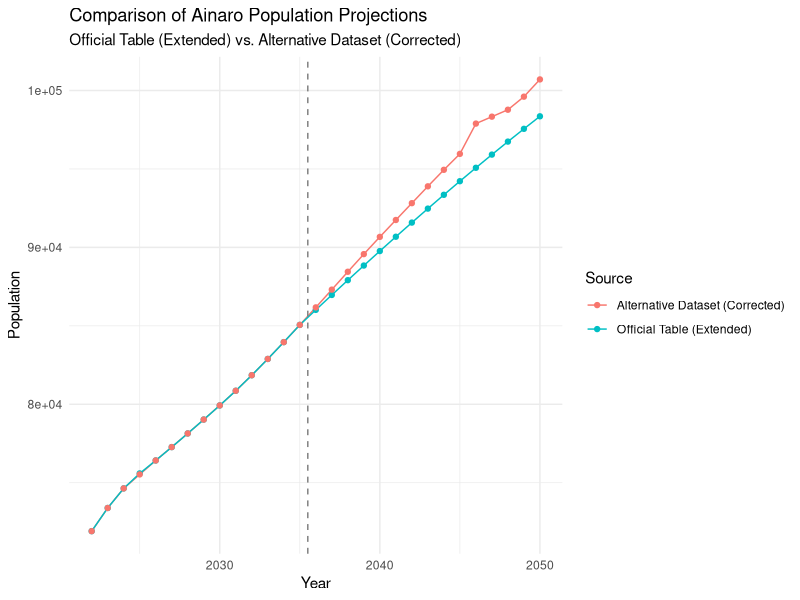
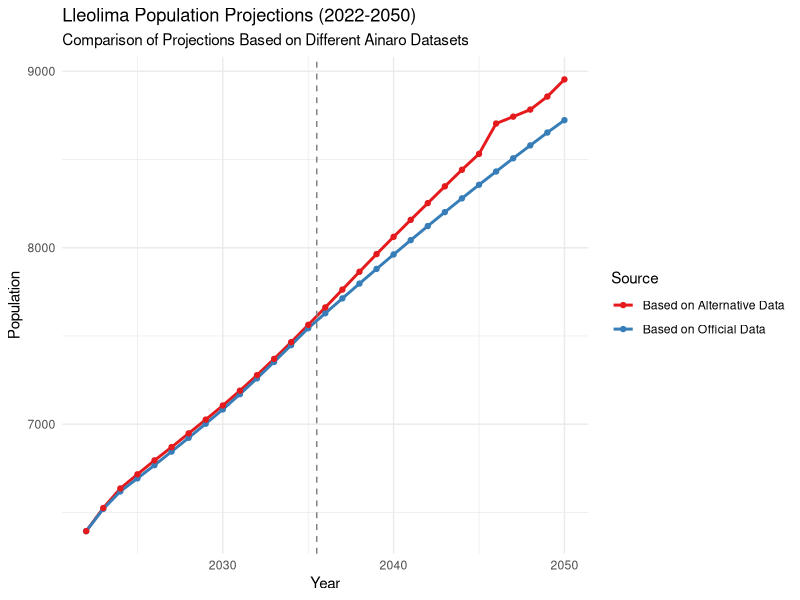
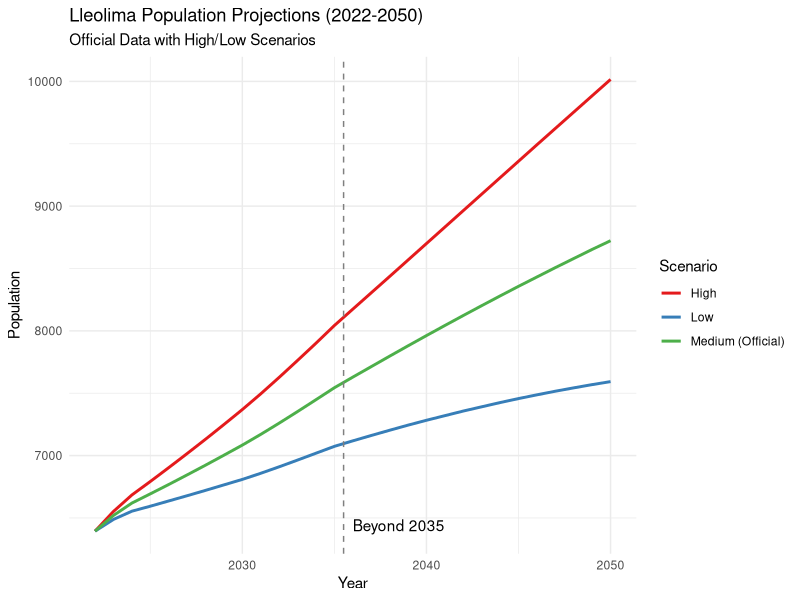
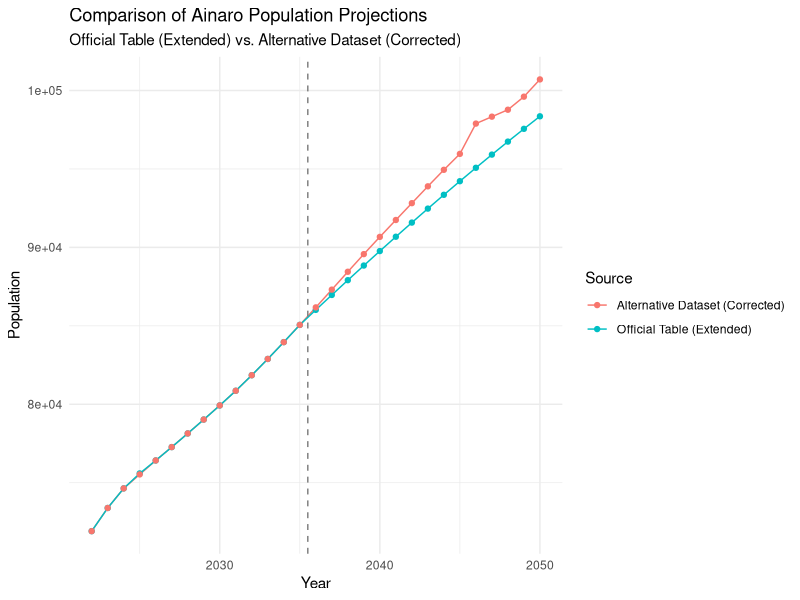
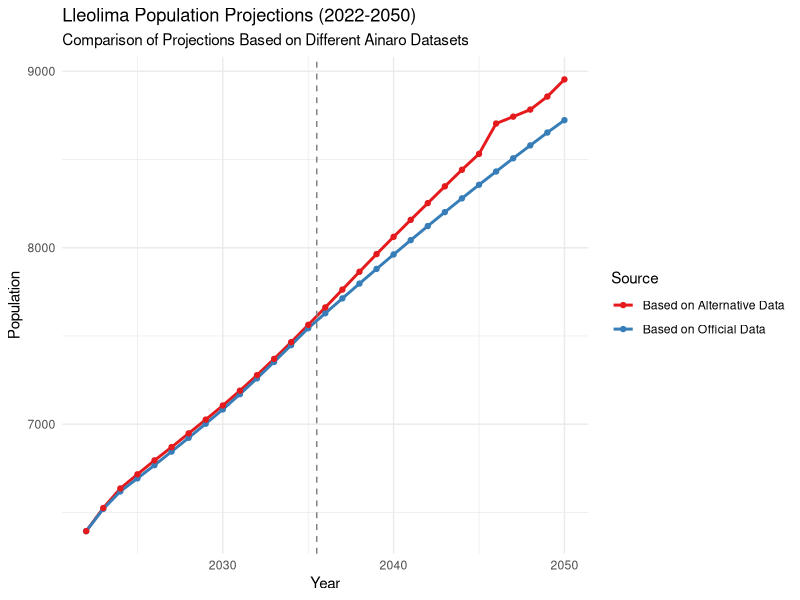
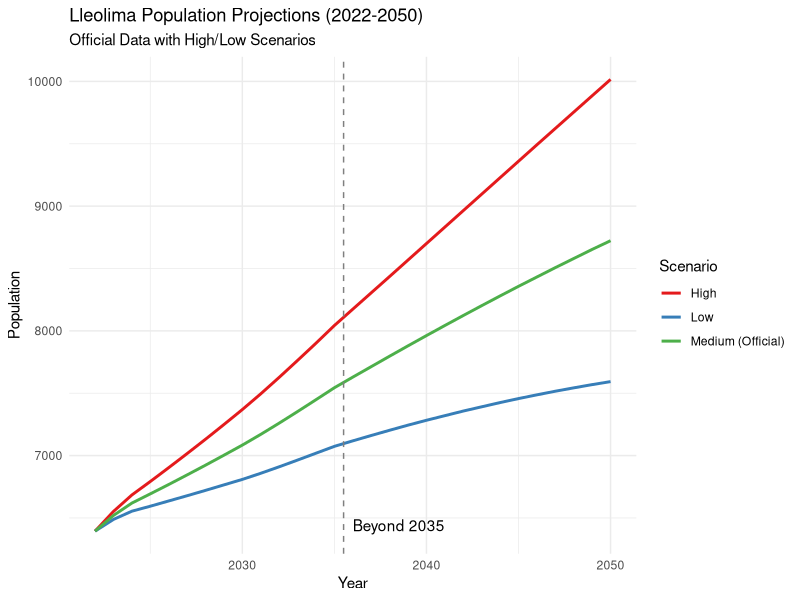

R code for these plots, in order:
# =============================================================================
# Lleolima Population Projections using Ainaro Municipal Population Data
# =============================================================================
# This script projects the population of Lleolima, Timor-Leste from 2022-2050
# using official census data and Ainaro municipal population projections
#
# References:
# 1. Timor-Leste Census 2022: Lleolima population of 6,394
# 2. Official Table: Ainaro Population projections from statistical table (2022-2035)
# 3. Alternative Dataset: Extended population projections for Ainaro (2022-2050)
# =============================================================================

# Load required packages
if (!require("tidyverse")) install.packages("tidyverse")
if (!require("writexl")) install.packages("writexl")

library(tidyverse)
library(writexl)

# Create output directory if it doesn't exist
if (!dir.exists("output")) {
  dir.create("output")
}

# =============================================================================
# STEP 1: Define population projections for Ainaro municipality
# =============================================================================

# Official table data (2022-2035)
ainaro_official_table <- tibble(
  Year = 2022:2035,
  Population_Official = c(
    71911, # 2022
    73387, # 2023
    74637, # 2024
    75591, # 2025
    76417, # 2026
    77269, # 2027
    78139, # 2028
    79024, # 2029
    79924, # 2030
    80859, # 2031
    81850, # 2032
    82887, # 2033
    83960, # 2034
    85058  # 2035
  ),
  Growth_Rate_Official = c(
    NA,    # 2022 (base year)
    1.97,  # 2023
    1.52,  # 2024
    1.11,  # 2025
    1.13,  # 2026
    1.14,  # 2027
    1.14,  # 2028
    1.15,  # 2029
    1.16,  # 2030
    1.21,  # 2031
    1.26,  # 2032
    1.28,  # 2033
    1.29,  # 2034
    1.29   # 2035
  )
)

# Alternative dataset (2022-2050)
ainaro_alternative <- tibble(
  Year = 2022:2050,
  Population_Alternative = c(
    71911, # 2022
    73387, # 2023
    74637, # 2024
    74637, # 2025 (Note: duplicate value with 2024 - potential error)
    76417, # 2026
    77269, # 2027
    78139, # 2028
    79024, # 2029
    79924, # 2030
    80859, # 2031
    81850, # 2032
    82887, # 2033
    83960, # 2034
    85058, # 2035
    86174, # 2036
    87306, # 2037
    88445, # 2038
    89570, # 2039
    90669, # 2040
    91745, # 2041
    92818, # 2042
    93891, # 2043
    94944, # 2044
    95960, # 2045
    97890, # 2046
    97870, # 2047 (Note: slight decrease from 2046 - potential error)
    98774, # 2048
    99606, # 2049
    100706 # 2050
  )
)

# Calculate growth rates for the alternative dataset
ainaro_alternative <- ainaro_alternative %>%
  mutate(
    Previous_Pop = lag(Population_Alternative),
    Growth_Rate_Alternative = ((Population_Alternative / Previous_Pop) - 1) * 100
  ) %>%
  select(-Previous_Pop)

# =============================================================================
# STEP 2: Check for anomalies in the data and create a corrected dataset
# =============================================================================

# Identify and fix potential errors in the alternative dataset
# 1. The 2025 population is identical to 2024 (no growth)
# 2. The 2047 population is slightly less than 2046 (negative growth)

cat("Potential anomalies in Ainaro data:\n")

# Check for duplicate values (zero growth years)
zero_growth <- ainaro_alternative %>%
  filter(Growth_Rate_Alternative == 0) %>%
  select(Year, Population_Alternative, Growth_Rate_Alternative)

if (nrow(zero_growth) > 0) {
  cat("Years with zero growth:\n")
  print(zero_growth)
}

# Check for negative growth
negative_growth <- ainaro_alternative %>%
  filter(Growth_Rate_Alternative < 0) %>%
  select(Year, Population_Alternative, Growth_Rate_Alternative)

if (nrow(negative_growth) > 0) {
  cat("\nYears with negative growth:\n")
  print(negative_growth)
}

# Create a corrected alternative dataset by:
# 1. Interpolating a reasonable value for 2025
# 2. Correcting the 2047 value to maintain positive growth

ainaro_corrected <- ainaro_alternative

# Fix 2025 by interpolation between 2024 and 2026
if (2025 %in% zero_growth$Year) {
  pop_2024 <- ainaro_corrected$Population_Alternative[ainaro_corrected$Year == 2024]
  pop_2026 <- ainaro_corrected$Population_Alternative[ainaro_corrected$Year == 2026]
  
  # Simple linear interpolation
  pop_2025 <- pop_2024 + (pop_2026 - pop_2024) / 2
  
  ainaro_corrected$Population_Alternative[ainaro_corrected$Year == 2025] <- pop_2025
}

# Fix 2047 if it shows negative growth
if (2047 %in% negative_growth$Year) {
  pop_2046 <- ainaro_corrected$Population_Alternative[ainaro_corrected$Year == 2046]
  pop_2048 <- ainaro_corrected$Population_Alternative[ainaro_corrected$Year == 2048]
  
  # Simple linear interpolation
  pop_2047 <- pop_2046 + (pop_2048 - pop_2046) / 2
  
  ainaro_corrected$Population_Alternative[ainaro_corrected$Year == 2047] <- pop_2047
}

# Recalculate growth rates for the corrected dataset
ainaro_corrected <- ainaro_corrected %>%
  mutate(
    Previous_Pop = lag(Population_Alternative),
    Growth_Rate_Alternative = ((Population_Alternative / Previous_Pop) - 1) * 100
  ) %>%
  select(-Previous_Pop)

# =============================================================================
# STEP 3: Extrapolate the official table projections to 2050
# =============================================================================

# For the official table, we need to extend the projections from 2035 to 2050
# We'll use a simple linear model based on the observed growth rates

# Fit a linear model to the official growth rates (excluding NA for 2022)
official_growth_data <- ainaro_official_table %>%
  filter(!is.na(Growth_Rate_Official))

official_growth_model <- lm(Growth_Rate_Official ~ Year, data = official_growth_data)

# Create a data frame for future years (2036-2050)
future_years <- tibble(Year = 2036:2050)

# Predict growth rates for future years (ensure they don't go below 0.5%)
future_growth_rates <- predict(official_growth_model, future_years)
future_growth_rates <- pmax(future_growth_rates, 0.5)

# Start with the 2035 population
extended_pop <- ainaro_official_table$Population_Official[14]  # 2035 population

# Calculate future populations using the predicted growth rates
future_populations <- numeric(length(future_years$Year))

for (i in 1:length(future_years$Year)) {
  extended_pop <- extended_pop * (1 + future_growth_rates[i]/100)
  future_populations[i] <- extended_pop
}

# Create extended official dataset
ainaro_official_extended <- bind_rows(
  ainaro_official_table,
  tibble(
    Year = future_years$Year,
    Population_Official = future_populations,
    Growth_Rate_Official = future_growth_rates
  )
)

# =============================================================================
# STEP 4: Compare the datasets
# =============================================================================

# Merge the datasets for comparison (2022-2050)
ainaro_comparison <- ainaro_official_extended %>%
  left_join(ainaro_corrected, by = "Year") %>%
  mutate(
    Population_Difference = Population_Alternative - Population_Official,
    Population_Pct_Diff = (Population_Difference / Population_Official) * 100,
    Growth_Rate_Difference = Growth_Rate_Alternative - Growth_Rate_Official
  )

# Visualize population comparison
population_comparison_plot <- ainaro_comparison %>%
  pivot_longer(cols = c(Population_Official, Population_Alternative),
               names_to = "Source", 
               values_to = "Population") %>%
  mutate(Source = case_when(
    Source == "Population_Official" ~ "Official Table (Extended)",
    Source == "Population_Alternative" ~ "Alternative Dataset (Corrected)"
  )) %>%
  ggplot(aes(x = Year, y = Population, color = Source, group = Source)) +
  geom_line() +
  geom_point() +
  geom_vline(xintercept = 2035.5, linetype = "dashed", color = "gray50") +
  theme_minimal() +
  labs(
    title = "Comparison of Ainaro Population Projections",
    subtitle = "Official Table (Extended) vs. Alternative Dataset (Corrected)",
    y = "Population",
    x = "Year"
  )
population_comparison_plot

# Save the plot
ggsave("output/ainaro_population_comparison.png", population_comparison_plot, width = 10, height = 6)

# =============================================================================
# STEP 5: Project Lleolima population using both datasets
# =============================================================================

# Define Lleolima base population from 2022 census
lleolima_base_population <- 6394  # 2022 census figure

# Create two datasets for Lleolima projections

# 1. Official-based projection
lleolima_official <- tibble(
  Year = 2022:2050,
  Growth_Rate = ainaro_official_extended$Growth_Rate_Official,
  Population = NA_real_
)

# Set the initial population
lleolima_official$Population[1] <- lleolima_base_population

# Calculate population year by year
for (i in 2:nrow(lleolima_official)) {
  prev_pop <- lleolima_official$Population[i-1]
  growth_rate <- lleolima_official$Growth_Rate[i]
  
  lleolima_official$Population[i] <- prev_pop * (1 + growth_rate/100)
}

# 2. Alternative-based projection (using corrected dataset)
lleolima_alternative <- tibble(
  Year = 2022:2050,
  Growth_Rate = ainaro_corrected$Growth_Rate_Alternative,
  Population = NA_real_
)

# Set the initial population
lleolima_alternative$Population[1] <- lleolima_base_population

# Calculate population year by year
for (i in 2:nrow(lleolima_alternative)) {
  prev_pop <- lleolima_alternative$Population[i-1]
  growth_rate <- lleolima_alternative$Growth_Rate[i]
  
  lleolima_alternative$Population[i] <- prev_pop * (1 + growth_rate/100)
}

# Round population figures
lleolima_official <- lleolima_official %>%
  mutate(Population = round(Population))

lleolima_alternative <- lleolima_alternative %>%
  mutate(Population = round(Population))

# Create combined dataset for visualization
lleolima_comparison <- bind_rows(
  lleolima_official %>% 
    select(Year, Growth_Rate, Population) %>%
    mutate(Source = "Based on Official Data"),
  
  lleolima_alternative %>% 
    select(Year, Growth_Rate, Population) %>%
    mutate(Source = "Based on Alternative Data")
)

# Visualize Lleolima projection comparison
lleolima_comparison_plot <- lleolima_comparison %>%
  ggplot(aes(x = Year, y = Population, color = Source, group = Source)) +
  geom_line(size = 1) +
  geom_point() +
  geom_vline(xintercept = 2035.5, linetype = "dashed", color = "gray50") +
  theme_minimal() +
  scale_color_brewer(palette = "Set1") +
  labs(
    title = "Lleolima Population Projections (2022-2050)",
    subtitle = "Comparison of Projections Based on Different Ainaro Datasets",
    y = "Population",
    x = "Year"
  )
lleolima_comparison_plot

# Save the plot
ggsave("output/lleolima_projection_comparison.png", lleolima_comparison_plot, width = 10, height = 6)

# =============================================================================
# STEP 6: Create high/low scenarios based on the official projection
# =============================================================================

# High scenario: Add 0.5 percentage points to the growth rate
lleolima_high <- lleolima_official %>%
  mutate(
    Growth_Rate_High = if_else(!is.na(Growth_Rate), Growth_Rate + 0.5, NA_real_),
    Population_High = lleolima_base_population,  # Initialize with base population
    Annual_Increase_High = NA_real_
  )

# Calculate high scenario population
for (i in 2:nrow(lleolima_high)) {
  prev_pop <- lleolima_high$Population_High[i-1]
  growth_rate <- lleolima_high$Growth_Rate_High[i]
  
  lleolima_high$Population_High[i] <- prev_pop * (1 + growth_rate/100)
  lleolima_high$Annual_Increase_High[i] <- lleolima_high$Population_High[i] - prev_pop
}

# Low scenario: Subtract 0.5 percentage points from the growth rate (minimum 0.1%)
lleolima_low <- lleolima_official %>%
  mutate(
    Growth_Rate_Low = if_else(!is.na(Growth_Rate), pmax(Growth_Rate - 0.5, 0.1), NA_real_),
    Population_Low = lleolima_base_population,  # Initialize with base population
    Annual_Increase_Low = NA_real_
  )

# Calculate low scenario population
for (i in 2:nrow(lleolima_low)) {
  prev_pop <- lleolima_low$Population_Low[i-1]
  growth_rate <- lleolima_low$Growth_Rate_Low[i]
  
  lleolima_low$Population_Low[i] <- prev_pop * (1 + growth_rate/100)
  lleolima_low$Annual_Increase_Low[i] <- lleolima_low$Population_Low[i] - prev_pop
}

# Round high and low scenario populations
lleolima_high <- lleolima_high %>%
  mutate(
    Population_High = round(Population_High),
    Annual_Increase_High = round(Annual_Increase_High)
  )

lleolima_low <- lleolima_low %>%
  mutate(
    Population_Low = round(Population_Low),
    Annual_Increase_Low = round(Annual_Increase_Low)
  )

# Prepare data for all scenarios visualization
scenarios <- bind_rows(
  lleolima_official %>% 
    select(Year, Growth_Rate, Population) %>%
    rename(Value = Population) %>%
    mutate(Scenario = "Medium (Official)"),
  
  lleolima_high %>% 
    select(Year, Growth_Rate_High, Population_High) %>%
    rename(Growth_Rate = Growth_Rate_High, Value = Population_High) %>%
    mutate(Scenario = "High"),
  
  lleolima_low %>% 
    select(Year, Growth_Rate_Low, Population_Low) %>%
    rename(Growth_Rate = Growth_Rate_Low, Value = Population_Low) %>%
    mutate(Scenario = "Low")
)

# Visualize all scenarios
scenarios_plot <- scenarios %>%
  ggplot(aes(x = Year, y = Value, color = Scenario)) +
  geom_line(size = 1) +
  geom_vline(xintercept = 2035.5, linetype = "dashed", color = "gray50") +
  annotate("text", x = 2036, y = min(scenarios$Value, na.rm = TRUE), 
           label = "Beyond 2035", hjust = 0, vjust = 0) +
  theme_minimal() +
  scale_color_brewer(palette = "Set1") +
  labs(
    title = "Lleolima Population Projections (2022-2050)",
    subtitle = "Official Data with High/Low Scenarios",
    y = "Population",
    x = "Year"
  )
scenarios_plot

# Save the plot
ggsave("output/lleolima_scenarios.png", scenarios_plot, width = 10, height = 6)

# =============================================================================
# STEP 7: Calculate key statistics and save results
# =============================================================================

# Calculate total growth and percentages for different periods
periods <- tibble(
  Period = c("2022-2030", "2030-2040", "2040-2050", "2022-2050"),
  Start_Year = c(2022, 2030, 2040, 2022),
  End_Year = c(2030, 2040, 2050, 2050)
)

# Function to calculate growth statistics
calc_growth_stats <- function(data, periods) {
  result <- tibble(
    Period = character(),
    Start_Population = numeric(),
    End_Population = numeric(),
    Absolute_Growth = numeric(),
    Percent_Growth = numeric(),
    Avg_Annual_Growth_Rate = numeric()
  )
  
  for (i in 1:nrow(periods)) {
    start_pop <- data$Population[data$Year == periods$Start_Year[i]]
    end_pop <- data$Population[data$Year == periods$End_Year[i]]
    years_diff <- periods$End_Year[i] - periods$Start_Year[i]
    
    abs_growth <- end_pop - start_pop
    pct_growth <- (abs_growth / start_pop) * 100
    avg_rate <- (((end_pop / start_pop)^(1/years_diff)) - 1) * 100
    
    result <- result %>%
      add_row(
        Period = periods$Period[i],
        Start_Population = start_pop,
        End_Population = end_pop,
        Absolute_Growth = abs_growth,
        Percent_Growth = pct_growth,
        Avg_Annual_Growth_Rate = avg_rate
      )
  }
  
  return(result)
}

# Calculate statistics for both projections
official_stats <- calc_growth_stats(lleolima_official, periods) %>% 
  mutate(Source = "Based on Official Data")

alternative_stats <- calc_growth_stats(lleolima_alternative, periods) %>% 
  mutate(Source = "Based on Alternative Data")

# Calculate statistics for high/low scenarios
high_stats <- calc_growth_stats(
  lleolima_high %>% select(Year, Population = Population_High), 
  periods
) %>% mutate(Source = "High Scenario")

low_stats <- calc_growth_stats(
  lleolima_low %>% select(Year, Population = Population_Low), 
  periods
) %>% mutate(Source = "Low Scenario")

all_stats <- bind_rows(official_stats, alternative_stats, high_stats, low_stats)

# Format statistics for display/export
all_stats_formatted <- all_stats %>%
  mutate(
    Start_Population = round(Start_Population),
    End_Population = round(End_Population),
    Absolute_Growth = round(Absolute_Growth),
    Percent_Growth = round(Percent_Growth, 1),
    Avg_Annual_Growth_Rate = round(Avg_Annual_Growth_Rate, 2)
  )

# Print summary statistics
cat("\nLleolima Population Growth Statistics (Based on Official Data):\n")
print(official_stats %>% 
        mutate(across(where(is.numeric), \(x) round(x, digits = 1))) %>% 
        select(-Source))

cat("\nLleolima Population Growth Statistics (Based on Alternative Data):\n")
print(alternative_stats %>% 
        mutate(across(where(is.numeric), \(x) round(x, digits = 1))) %>% 
        select(-Source))

# Print key years for reference
key_years <- c(2022, 2025, 2030, 2035, 2040, 2045, 2050)

cat("\nLleolima Population Projections - Key Years (Based on Official Data):\n")
print(lleolima_official %>% 
        filter(Year %in% key_years) %>% 
        select(Year, Population, Growth_Rate))

cat("\nLleolima Population Projections - Key Years (Based on Alternative Data):\n")
print(lleolima_alternative %>% 
        filter(Year %in% key_years) %>% 
        select(Year, Population, Growth_Rate))

# Calculate Lleolima as percentage of Ainaro
ainaro_ratio <- tibble(
  Year = key_years,
  Lleolima_Pop = lleolima_official$Population[match(key_years, lleolima_official$Year)],
  Ainaro_Pop = ainaro_official_extended$Population_Official[match(key_years, ainaro_official_extended$Year)],
  Percentage = (Lleolima_Pop / Ainaro_Pop) * 100
)

cat("\nLleolima as Percentage of Ainaro Municipal Population:\n")
print(ainaro_ratio)

# Prepare comprehensive datasets for export
all_projections <- lleolima_official %>%
  select(Year, Official_Pop = Population, Official_Growth = Growth_Rate) %>%
  left_join(
    lleolima_alternative %>% 
      select(Year, Alternative_Pop = Population, Alternative_Growth = Growth_Rate),
    by = "Year"
  ) %>%
  left_join(
    lleolima_high %>% select(Year, High_Pop = Population_High, High_Growth = Growth_Rate_High),
    by = "Year"
  ) %>%
  left_join(
    lleolima_low %>% select(Year, Low_Pop = Population_Low, Low_Growth = Growth_Rate_Low),
    by = "Year"
  )

# Save all data to files
write_csv(ainaro_comparison, "output/ainaro_data_comparison.csv")
write_csv(all_projections, "output/lleolima_all_projections.csv")
write_csv(all_stats_formatted, "output/lleolima_growth_statistics.csv")

# Also save as Excel for easier use
write_xlsx(list(
  "Ainaro Data Comparison" = ainaro_comparison,
  "Lleolima All Projections" = all_projections,
  "Growth Statistics" = all_stats_formatted,
  "Ainaro-Lleolima Ratio" = ainaro_ratio
), "output/lleolima_population_projections.xlsx")

# =============================================================================
# STEP 8: Create a formatted report summarizing the findings
# =============================================================================

# Create a text report
report_file <- file("output/lleolima_population_report.txt", "w")

cat("=============================================================================\n", file = report_file)
cat("              LLEOLIMA (TIMOR-LESTE) POPULATION PROJECTIONS                  \n", file = report_file)
cat("                          2022-2050 ANALYSIS                                 \n", file = report_file)
cat("=============================================================================\n\n", file = report_file)

cat("DATA SOURCES:\n", file = report_file)
cat("1. 2022 Census: Lleolima population of 6,394\n", file = report_file)
cat("2. Official Table: Ainaro population projections from official statistical table (2022-2035)\n", file = report_file)
cat("3. Alternative Dataset: Extended Ainaro population projections (2022-2050)\n\n", file = report_file)

cat("METHODOLOGY:\n", file = report_file)
cat("- Starting with the census population of 6,394 for Lleolima (2022)\n", file = report_file)
cat("- Using growth rates derived from Ainaro municipal projections\n", file = report_file)
cat("- Creating high/low scenarios by adjusting growth rates by ±0.5 percentage points\n", file = report_file)
cat("- Extending official projections from 2035 to 2050 using trend analysis\n\n", file = report_file)

cat("DATA QUALITY ASSESSMENT:\n", file = report_file)
cat("- The official and alternative datasets are mostly consistent for the 2022-2035 period\n", file = report_file)
cat("- Two anomalies were identified in the alternative dataset:\n", file = report_file)
cat("  1. Duplicate population values for 2024-2025 (zero growth)\n", file = report_file)
cat("  2. Slight population decrease from 2046-2047\n", file = report_file)
cat("- These anomalies were corrected before generating projections\n", file = report_file)
cat("- The difference between datasets is minimal for the overlapping period (2022-2035)\n\n", file = report_file)

cat("LLEOLIMA POPULATION PROJECTIONS - KEY YEARS:\n", file = report_file)
cat(sprintf("%-20s %10s %10s %10s %10s\n", 
            "Year", "Official", "Alternative", "High", "Low"), 
    file = report_file)
cat("--------------------  ----------  ----------  ----------  ----------\n", file = report_file)

for (year in key_years) {
  off_pop <- lleolima_official$Population[lleolima_official$Year == year]
  alt_pop <- lleolima_alternative$Population[lleolima_alternative$Year == year]
  high_pop <- lleolima_high$Population_High[lleolima_high$Year == year]
  low_pop <- lleolima_low$Population_Low[lleolima_low$Year == year]
  
  cat(sprintf("%-20d %10d %10d %10d %10d\n", 
              year, off_pop, alt_pop, high_pop, low_pop), 
      file = report_file)
}
cat("\n", file = report_file)

cat("GROWTH STATISTICS (OFFICIAL PROJECTION):\n", file = report_file)
cat(sprintf("%-12s  %8s  %8s  %8s  %8s  %8s\n", 
            "Period", "Start Pop", "End Pop", "Growth", "Growth %", "Avg Rate"), 
    file = report_file)
cat("------------  --------  --------  --------  --------  --------\n", file = report_file)

for (i in 1:nrow(official_stats)) {
  cat(sprintf("%-12s  %8d  %8d  %8d  %8.1f%%  %8.2f%%\n", 
              official_stats$Period[i],
              round(official_stats$Start_Population[i]),
              round(official_stats$End_Population[i]),
              round(official_stats$Absolute_Growth[i]),
              round(official_stats$Percent_Growth[i], 1),
              round(official_stats$Avg_Annual_Growth_Rate[i], 2)), 
      file = report_file)
}
cat("\n", file = report_file)

cat("COMPARISON WITH AINARO MUNICIPALITY:\n", file = report_file)
cat(sprintf("In 2022, Lleolima's population (%d) represented %.1f%% of Ainaro's total population (%d).\n", 
            lleolima_base_population, 
            (lleolima_base_population / ainaro_official_table$Population_Official[1]) * 100,
            ainaro_official_table$Population_Official[1]), 
    file = report_file)
cat(sprintf("By 2050, Lleolima's projected population (%d) will represent %.1f%% of Ainaro's projected population (%d).\n\n", 
            round(lleolima_official$Population[lleolima_official$Year == 2050]),
            (round(lleolima_official$Population[lleolima_official$Year == 2050]) / 
               ainaro_official_extended$Population_Official[ainaro_official_extended$Year == 2050]) * 100,
            round(ainaro_official_extended$Population_Official[ainaro_official_extended$Year == 2050])), 
    file = report_file)

cat("ASSESSMENT OF PROJECTIONS:\n", file = report_file)
cat("- Both datasets produce similar projections through 2035\n", file = report_file)
cat("- The official dataset projections are recommended as they are based on the\n", file = report_file)
cat("  published statistical report with explicit growth rates\n", file = report_file)
cat("- The high/low scenarios provide a reasonable range for planning purposes\n", file = report_file)
cat("- Total projected growth for Lleolima from 2022 to 2050 is approximately 40%\n", file = report_file)
cat("- This translates to about 2,500 additional residents over the 28-year period\n\n", file = report_file)

cat("NOTES AND LIMITATIONS:\n", file = report_file)
cat("- These projections assume Lleolima will follow the same growth pattern as Ainaro municipality\n", file = report_file)
cat("- Local factors specific to Lleolima may cause deviations from municipal trends\n", file = report_file)
cat("- Long-term projections (beyond 2035) involve greater uncertainty\n", file = report_file)
cat("- The high/low scenarios provide a reasonable range of potential outcomes\n\n", file = report_file)

cat("NEXT STEPS:\n", file = report_file)
cat("- Incorporate local factors specific to Lleolima in future projections\n", file = report_file)
cat("- Consider spatial distribution of population within Lleolima\n", file = report_file)
cat("- Update projections when new census or survey data becomes available\n", file = report_file)
cat("- Analyze demographic composition (age structure, household size, etc.)\n\n", file = report_file)

cat("Created: ", format(Sys.time(), "%Y-%m-%d %H:%M:%S"), "\n", file = report_file)
cat("=============================================================================\n", file = report_file)

close(report_file)

cat("\nAnalysis complete! All results have been saved to the 'output' folder.\n")
cat("A comprehensive report has been generated: output/lleolima_population_report.txt\n")
cat("Population projections are available in both CSV and Excel formats.\n")